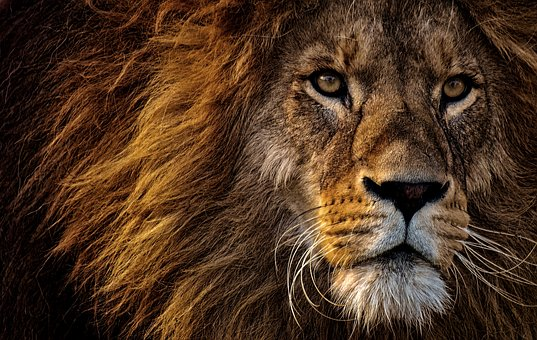
#> input picture class_02/download.jpg, 537 x 340 px
$ jupyter execute --allow-errors 'Libraries and Statistical Computation.ipynb'   (older library calls are emulated)
#> lines starting #> are read from the running program, lines starting #| are printed output that depends on the picture
### Libraries to be used

- Numpy
- Matplotlib
- Pandas
- OpenCV

[cell 1]
# import the libraries
import numpy as np
#import pandas as pd
import matplotlib.pylab as plt
import matplotlib.pylab as plt1
import cv2
import scipy as sp

### Numpy Arrays and Operations

[cell 2]
# Convert lists to numpy arrays
li = [[2,3],[5,6]]
arr1 = np.array(li,dtype = np.uint8)
arr2 = np.asarray(li,dtype = np.float32)


# [6 lines of commented-out code are left out]

li1 = list(arr1)

#print(li1)

arr3 = np.eye(5)
arr4 = np.zeros((3,4))
arr5 = np.ones((4,9))

# [5 lines of commented-out code are left out]

arr6 = np.copy(arr5)

arr7 = np.ones((3,4))

np.copyto(arr7,arr4)

#print(arr6)
#print(arr7)

# Reshape, Transpose, Concatenate numpy arrays

arr8 = np.random.randint(low = -5 , high = 5 , size = (4,6))

#print(arr8)

arr9 = np.concatenate(arr8)

#print(arr9)

arr10 = arr8.T

#print(arr10)

arr11 = np.array([[1,2],[4,5]])
arr12 = np.array([[7,8],[10,11]])

arr13 = np.concatenate((arr11,arr12), axis = 1)
arr14 = np.concatenate((arr11,arr12.T), axis = 0)
#print(arr13)
#print(arr14)

arr15 = np.concatenate((np.expand_dims(arr11, axis =1),np.expand_dims(arr12, axis =1)),axis = 1)
print(arr15.shape)
print(arr15)

#> (a cell that did not finish here is left out)

#> (a cell that did not finish here is left out)

[cell 5]
arr9 = np.concatenate

[cell 6]
arr9 = np.concatenate

[cell 7]
arr8 = np.random.randint

[cell 8]
arr5 = np.ones

[cell 9]
arr5 = np.ones

[cell 10]
arr4 = np.zeros

[cell 11]
arr = np.eye

### Matplotlib

[cell 12]
plt.style.available

[cell 13]
# plot simple ranges

[cell 14]
# Plot sine wave, cosine wave, and some lines
t = sp.arange(0, 10, 1/100)
plt.plot(t, sp.sin(1.7 * 2 * sp.pi * t) + sp.sin(1.9 * 2 * sp.pi * t))
plt.show()
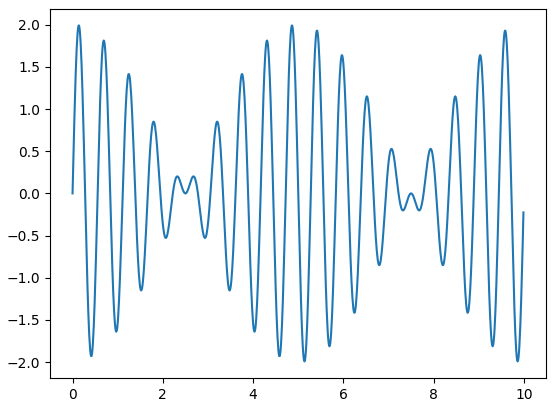
#> figure drawn by matplotlib, 1 panel; curve peaks at x = 0.14, y = 1.99

### OpenCV and Scikit-Image

[cell 15]
# Loading an image

img = cv2.imread("./download.jpg")
#> img is the input picture: shape (340, 537, 3); mean B, G, R 33.4, 51.7, 76.8
img = cv2.cvtColor(img, cv2.COLOR_BGR2RGB)
#print (img.shape)
plt1.imshow(img,cmap = 'gray')


# [42 lines of commented-out code are left out]

### Pandas

[cell 16]
# Load the movie meta-data dataset

[cell 17]
# Get the values as numpy array and check shape

[cell 18]
# Print all columns

[cell 19]
# Print a few movie titles

### Mean, Variance, Std. Dev.

Mean:

$$\mu = \frac{\sum_{i}{x_i}}{N}$$

Variance:

$$ Var(x) = \frac{\sum_i(x_i - \mu)^2}{N} $$

Std. deviation:

$$ \sigma_x = \sqrt{\frac{\sum_i(x_i - \mu)^2}{N}} $$

### Co-Variance

$$
\Sigma =
\begin{bmatrix}
    \sigma^2_{11}       & \sigma^2_{12} & \sigma^2_{13} & \dots & \sigma^2_{1n} \\
    \sigma^2_{21}       & \sigma^2_{22} & \sigma^2_{23} & \dots & \sigma^2_{2n} \\
    \dots \\
    \sigma^2_{n1}       & \sigma^2_{n2} & \sigma^2_{n3} & \dots & \sigma^2_{nn}
\end{bmatrix}
$$

1. __Random Variable__
2. __Distribution Function__:
    - The _cumulative distribution function_: $F_X(x) = \mathbb{P}(X \leq x)$
    - Bernoulli Distribution function: $f(x) = p^x(1-p)^{1-x};   x \in \{0, 1\}$
    - Binomial distribution...
3. __Normal Distribution__:
$$ f(x) = \frac{1}{\sigma \sqrt{2 \pi}} exp\{- \frac{1}{2 \sigma^2} (x - \mu)^2 \} $$
4. __Standard Normal Distribution__

[cell 20]
# Create and plot frequency of each title length

### Assignment-2

#> (a cell that did not finish here is left out)

#> (a cell that did not finish here is left out)

#> (a cell that did not finish here is left out)

[cell 24]
# Plot Random numbers as scatter plot

[cell 25]
# Generate Normal distribution in 2D
mean = [0, 0]
cov = [[1, 2], [50, 100]]  # diagonal covariance
x, y = np.random.multivariate_normal(mean, cov, 5000).T
plt.plot(x, y, 'x')
plt.axis('equal')
plt.show()
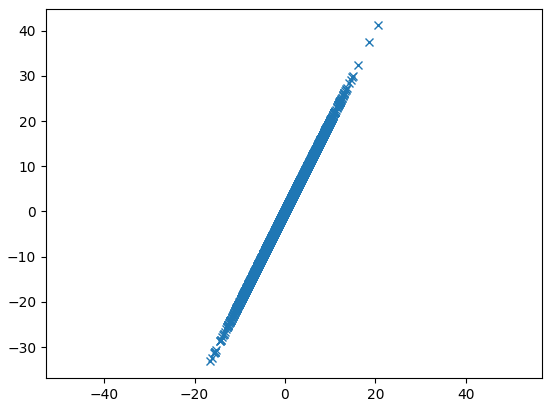
#> figure drawn by matplotlib, 1 panel

[cell 26]
# Convert to Standard Normal Distribution
#np.random.normal?
import numpy as np
import matplotlib.pyplot as plt

class norm1:
    def __init__(self, a1, b1, c1):
        self.a1 = a1
        self.b1 = b1
        self.c1 = c1

    def dist_curve(self):
        plt.plot(self.c1, 1/(self.b1 * np.sqrt(2 * np.pi)) *
            np.exp( - (self.c1 - self.a1)**2 / (2 * self.b1**2) ), linewidth=2, color='y')
        plt.show()
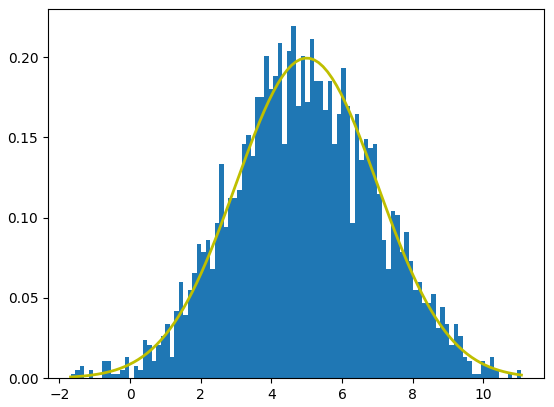
#> figure drawn by matplotlib, 1 panel; tallest bar 0.219 high, from x = 4.57 to 4.7; curve peaks at x = 4.95, y = 0.199

#Vary the mean and SD to generate different plots
mean1 = 5
sd1 = 2

c = np.random.normal(mean1, sd1, 3000)

w1, x1, z1 = plt.hist(c, 100, normed=True) #hist

hist1 = norm1(mean1, sd1, x1)
plot1 = hist1.dist_curve()

[cell 27]
li=[]
for i in range(100):
    x=np.random.random()
    if(x<=0.5):
        li.append("a")
    if(x>0.5 and x<=0.7):
        li.append("b")
    if(x>0.7):
        li.append("c")
print(li)

np.unique(li, return_counts = True)

[cell 28]
stdev = np.array([6., 1.])
mean = np.array([2., 0.5])
#> (the rest of this cell did not finish here and is left out)

[cell 29]
# plot the normal and standard normal distribution.

[cell 30]
n = int(input())
#> the answer given: 3

for i in range(1,n):
    for j in range(i,n+1):
        print(j,end = ' ')
    print('')
